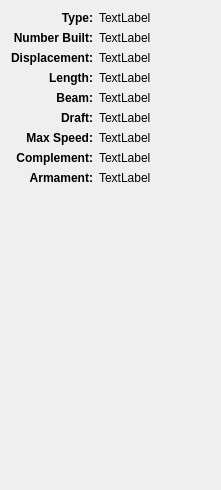
               <widget class="QWidget" name="scrollAreaWidgetContents_2">
                <property name="geometry">
                 <rect>
                  <x>0</x>
                  <y>0</y>
                  <width>221</width>
                  <height>490</height>
                 </rect>
                </property>
                <layout class="QGridLayout" name="gridLayout_9">
                 <item row="7" column="0">
                  <widget class="QLabel" name="labelMarineComplement">
                   <property name="font">
                    <font>
                     <weight>75</weight>
                     <bold>true</bold>
                    </font>
                   </property>
                   <property name="text">
                    <string>Complement:</string>
                   </property>
                   <property name="alignment">
                    <set>Qt::AlignRight|Qt::AlignTop|Qt::AlignTrailing</set>
                   </property>
                  </widget>
                 </item>
                 <item row="6" column="0">
                  <widget class="QLabel" name="labelMarineMaxSpeed">
                   <property name="font">
                    <font>
                     <weight>75</weight>
                     <bold>true</bold>
                    </font>
                   </property>
                   <property name="text">
                    <string>Max Speed:</string>
                   </property>
                   <property name="alignment">
                    <set>Qt::AlignRight|Qt::AlignTop|Qt::AlignTrailing</set>
                   </property>
                  </widget>
                 </item>
                 <item row="2" column="0">
                  <widget class="QLabel" name="labelMarineDisplacement">
                   <property name="font">
                    <font>
                     <weight>75</weight>
                     <bold>true</bold>
                    </font>
                   </property>
                   <property name="text">
                    <string>Displacement:</string>
                   </property>
                   <property name="alignment">
                    <set>Qt::AlignRight|Qt::AlignTop|Qt::AlignTrailing</set>
                   </property>
                  </widget>
                 </item>
                 <item row="3" column="0">
                  <widget class="QLabel" name="labelMarineLength">
                   <property name="font">
                    <font>
                     <weight>75</weight>
                     <bold>true</bold>
                    </font>
                   </property>
                   <property name="text">
                    <string>Length:</string>
                   </property>
                   <property name="alignment">
                    <set>Qt::AlignRight|Qt::AlignTop|Qt::AlignTrailing</set>
                   </property>
                  </widget>
                 </item>
                 <item row="0" column="1">
                  <widget class="QLabel" name="labelMarineValueType">
                   <property name="sizePolicy">
                    <sizepolicy hsizetype="Preferred" vsizetype="Preferred">
                     <horstretch>3</horstretch>
                     <verstretch>0</verstretch>
                    </sizepolicy>
                   </property>
                   <property name="text">
                    <string>TextLabel</string>
                   </property>
                   <property name="alignment">
                    <set>Qt::AlignLeading|Qt::AlignLeft|Qt::AlignTop</set>
                   </property>
                   <property name="wordWrap">
                    <bool>true</bool>
                   </property>
                  </widget>
                 </item>
                 <item row="9" column="0" colspan="2">
                  <spacer name="verticalSpacer_2">
                   <property name="orientation">
                    <enum>Qt::Vertical</enum>
                   </property>
                   <property name="sizeHint" stdset="0">
                    <size>
                     <width>196</width>
                     <height>222</height>
                    </size>
                   </property>
                  </spacer>
                 </item>
                 <item row="0" column="0">
                  <widget class="QLabel" name="labelMarineType">
                   <property name="font">
                    <font>
                     <weight>75</weight>
                     <bold>true</bold>
                    </font>
                   </property>
                   <property name="text">
                    <string>Type:</string>
                   </property>
                   <property name="alignment">
                    <set>Qt::AlignRight|Qt::AlignTop|Qt::AlignTrailing</set>
                   </property>
                  </widget>
                 </item>
                 <item row="1" column="0">
                  <widget class="QLabel" name="labelMarineNumberBuilt">
                   <property name="font">
                    <font>
                     <weight>75</weight>
                     <bold>true</bold>
                    </font>
                   </property>
                   <property name="text">
                    <string>Number Built:</string>
                   </property>
                   <property name="alignment">
                    <set>Qt::AlignRight|Qt::AlignTop|Qt::AlignTrailing</set>
                   </property>
                  </widget>
                 </item>
                 <item row="4" column="0">
                  <widget class="QLabel" name="labelMarineBeam">
                   <property name="font">
                    <font>
                     <weight>75</weight>
                     <bold>true</bold>
                    </font>
                   </property>
                   <property name="text">
                    <string>Beam:</string>
                   </property>
                   <property name="alignment">
                    <set>Qt::AlignRight|Qt::AlignTop|Qt::AlignTrailing</set>
                   </property>
                  </widget>
                 </item>
                 <item row="5" column="0">
                  <widget class="QLabel" name="labelMarineDraft">
                   <property name="font">
                    <font>
                     <weight>75</weight>
                     <bold>true</bold>
                    </font>
                   </property>
                   <property name="text">
                    <string>Draft:</string>
                   </property>
                   <property name="alignment">
                    <set>Qt::AlignRight|Qt::AlignTop|Qt::AlignTrailing</set>
                   </property>
                  </widget>
                 </item>
                 <item row="8" column="0">
                  <widget class="QLabel" name="labelMarineArmament">
                   <property name="font">
                    <font>
                     <weight>75</weight>
                     <bold>true</bold>
                    </font>
                   </property>
                   <property name="text">
                    <string>Armament:</string>
                   </property>
                   <property name="alignment">
                    <set>Qt::AlignRight|Qt::AlignTop|Qt::AlignTrailing</set>
                   </property>
                  </widget>
                 </item>
                 <item row="1" column="1">
                  <widget class="QLabel" name="labelMarineValueNumberBuilt">
                   <property name="sizePolicy">
                    <sizepolicy hsizetype="Preferred" vsizetype="Preferred">
                     <horstretch>3</horstretch>
                     <verstretch>0</verstretch>
                    </sizepolicy>
                   </property>
                   <property name="text">
                    <string>TextLabel</string>
                   </property>
                   <property name="alignment">
                    <set>Qt::AlignLeading|Qt::AlignLeft|Qt::AlignTop</set>
                   </property>
                   <property name="wordWrap">
                    <bool>true</bool>
                   </property>
                  </widget>
                 </item>
                 <item row="2" column="1">
                  <widget class="QLabel" name="labelMarineValueDisplacement">
                   <property name="sizePolicy">
                    <sizepolicy hsizetype="Preferred" vsizetype="Preferred">
                     <horstretch>3</horstretch>
                     <verstretch>0</verstretch>
                    </sizepolicy>
                   </property>
                   <property name="text">
                    <string>TextLabel</string>
                   </property>
                   <property name="alignment">
                    <set>Qt::AlignLeading|Qt::AlignLeft|Qt::AlignTop</set>
                   </property>
                   <property name="wordWrap">
                    <bool>true</bool>
                   </property>
                  </widget>
                 </item>
                 <item row="3" column="1">
                  <widget class="QLabel" name="labelMarineValueLength">
                   <property name="sizePolicy">
                    <sizepolicy hsizetype="Preferred" vsizetype="Preferred">
                     <horstretch>3</horstretch>
                     <verstretch>0</verstretch>
                    </sizepolicy>
                   </property>
                   <property name="text">
                    <string>TextLabel</string>
                   </property>
                   <property name="alignment">
                    <set>Qt::AlignLeading|Qt::AlignLeft|Qt::AlignTop</set>
                   </property>
                   <property name="wordWrap">
                    <bool>true</bool>
                   </property>
                  </widget>
                 </item>
                 <item row="4" column="1">
                  <widget class="QLabel" name="labelMarineValueBeam">
                   <property name="sizePolicy">
                    <sizepolicy hsizetype="Preferred" vsizetype="Preferred">
                     <horstretch>3</horstretch>
                     <verstretch>0</verstretch>
                    </sizepolicy>
                   </property>
                   <property name="text">
                    <string>TextLabel</string>
                   </property>
                   <property name="alignment">
                    <set>Qt::AlignLeading|Qt::AlignLeft|Qt::AlignTop</set>
                   </property>
                   <property name="wordWrap">
                    <bool>true</bool>
                   </property>
                  </widget>
                 </item>
                 <item row="5" column="1">
                  <widget class="QLabel" name="labelMarineValueDraft">
                   <property name="sizePolicy">
                    <sizepolicy hsizetype="Preferred" vsizetype="Preferred">
                     <horstretch>3</horstretch>
                     <verstretch>0</verstretch>
                    </sizepolicy>
                   </property>
                   <property name="text">
                    <string>TextLabel</string>
                   </property>
                   <property name="alignment">
                    <set>Qt::AlignLeading|Qt::AlignLeft|Qt::AlignTop</set>
                   </property>
                   <property name="wordWrap">
                    <bool>true</bool>
                   </property>
                  </widget>
                 </item>
                 <item row="6" column="1">
                  <widget class="QLabel" name="labelMarineValueMaxSpeed">
                   <property name="sizePolicy">
                    <sizepolicy hsizetype="Preferred" vsizetype="Preferred">
                     <horstretch>3</horstretch>
                     <verstretch>0</verstretch>
                    </sizepolicy>
                   </property>
                   <property name="text">
                    <string>TextLabel</string>
                   </property>
                   <property name="alignment">
                    <set>Qt::AlignLeading|Qt::AlignLeft|Qt::AlignTop</set>
                   </property>
                   <property name="wordWrap">
                    <bool>true</bool>
                   </property>
                  </widget>
                 </item>
                 <item row="7" column="1">
                  <widget class="QLabel" name="labelMarineValueComplement">
                   <property name="sizePolicy">
                    <sizepolicy hsizetype="Preferred" vsizetype="Preferred">
                     <horstretch>3</horstretch>
                     <verstretch>0</verstretch>
                    </sizepolicy>
                   </property>
                   <property name="text">
                    <string>TextLabel</string>
                   </property>
                   <property name="alignment">
                    <set>Qt::AlignLeading|Qt::AlignLeft|Qt::AlignTop</set>
                   </property>
                   <property name="wordWrap">
                    <bool>true</bool>
                   </property>
                  </widget>
                 </item>
                 <item row="8" column="1">
                  <widget class="QLabel" name="labelMarineValueArmament">
                   <property name="sizePolicy">
                    <sizepolicy hsizetype="Preferred" vsizetype="Preferred">
                     <horstretch>3</horstretch>
                     <verstretch>0</verstretch>
                    </sizepolicy>
                   </property>
                   <property name="text">
                    <string>TextLabel</string>
                   </property>
                   <property name="alignment">
                    <set>Qt::AlignLeading|Qt::AlignLeft|Qt::AlignTop</set>
                   </property>
                   <property name="wordWrap">
                    <bool>true</bool>
                   </property>
                  </widget>
                 </item>
                </layout>
               </widget>
